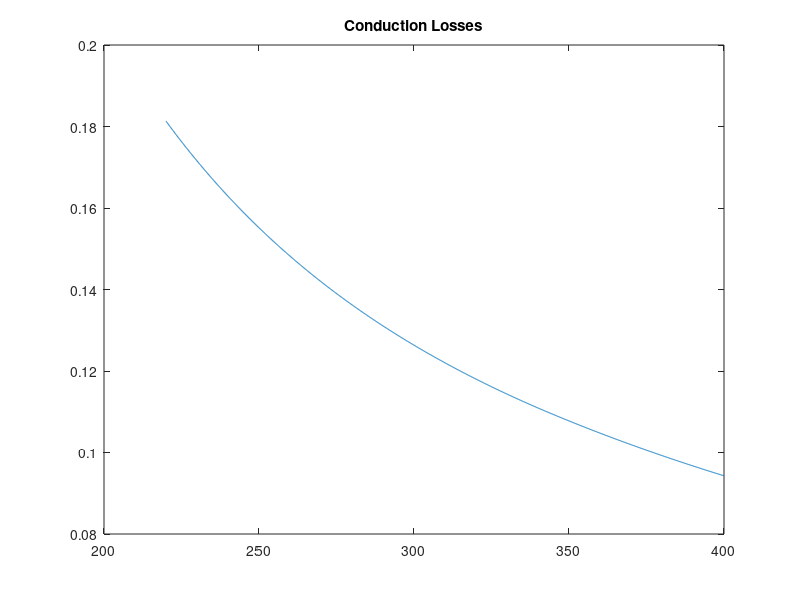
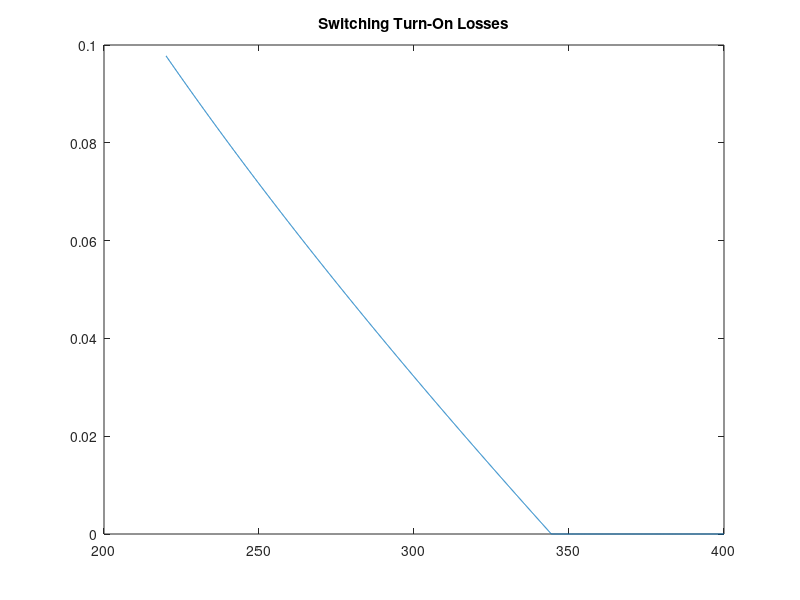
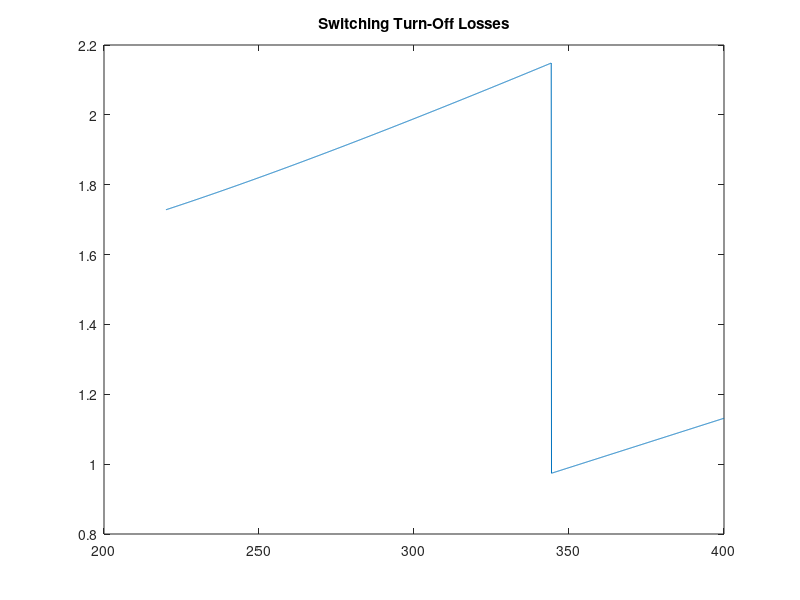

MATLAB code for these plots, in order:
%% MOSFET Loss Calculation
% Parameters
% Rds is taken according to calculated RMS value
Rds = 0.4; % Ohm - Mosfet on resistance
ton = (6+5)*1e-9; % Second - Mosfet turn-on time
toff = (13+27)*1e-9; % Second - Mosfet turn-off time

Lm = 1e-3; % Henry - Coupled inductor primary inductance
fs = 100e3; % Hz - Switching frequency
n = 20; % Turns ratio n:1
Pout = 100; % W - Output power
Vo = 12; % V - Output voltage
Ro = (Vo^2)/Pout; % Ohm - Output resistance

VoltageRange = linspace(220,400,2000); % V - Input voltage range
i = 1; % index value for arrays in the while loop
while(i <= numel(VoltageRange))
    D(i) = 1/[((VoltageRange(i)/Vo)*(1/n))+1]; % CCM Duty cycle
    ILripple(i) = [D(i)*VoltageRange(i)]/[fs*Lm];
    ILdc(i) = Pout/(VoltageRange(i)*D(i));
    Vds(i) = (VoltageRange(i)+(n*Vo))*1.3;
    A(i) = ILdc(i)-ILripple(i)/2;
    B(i) = ILdc(i)+ILripple(i)/2;
    Irms(i) = sqrt([(ILripple(i)^2)/3]+[ILripple(i)*A(i)]+[A(i)^2]);
    if (ILripple(i)/2 > ILdc(i)) % Transition to DCM
        D(i) = [(Vo/VoltageRange(i))/sqrt(Ro/(2*Lm*fs))]; % Constant Vo Duty
        ILripple(i) = [D(i)*VoltageRange(i)]/[fs*Lm];
        Ddcm(i) = [(ILripple(i)*Lm*fs)/(Vo*n)];
        Irms(i) = ILripple(i)/sqrt(3);
        Vds(i) = VoltageRange(i);
        A(i) = 0;
        B(i) = ILripple(i);
    end
    Pmos_cond(i) = (Irms(i)^2)*Rds*D(i);
    Pmos_swOn(i) = 0.5*A(i)*Vds(i)*ton*fs;
    Pmos_swOff(i) = 0.5*B(i)*Vds(i)*toff*fs;
    i = i+1;
end
figure(1);
plot(VoltageRange,Pmos_cond);
title('Conduction Losses')
figure(2);
plot(VoltageRange,Pmos_swOn);
title('Switching Turn-On Losses')
figure(3);
plot(VoltageRange,Pmos_swOff);
title('Switching Turn-Off Losses')